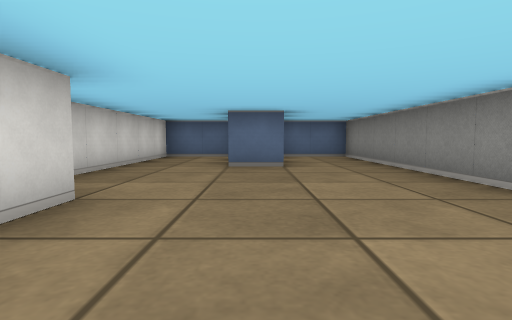
view 1 (above)

24 first-person views from a walk through a cub3D level. The camera is about half as high as the walls, tilts 4° down and sees 80° across. The floor is counted in squares. Each view is taken from the middle of a square. On the plan, view 1 faces up. The plan holds only what a view shows up to about 9 squares ahead; the rest is blank.

view 2
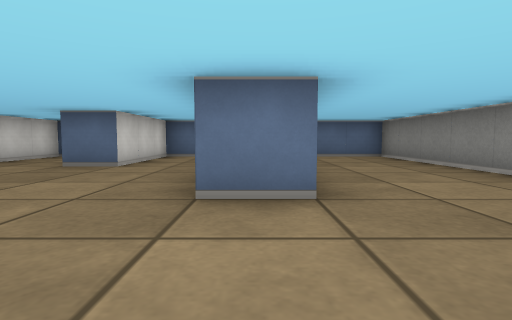

view 3
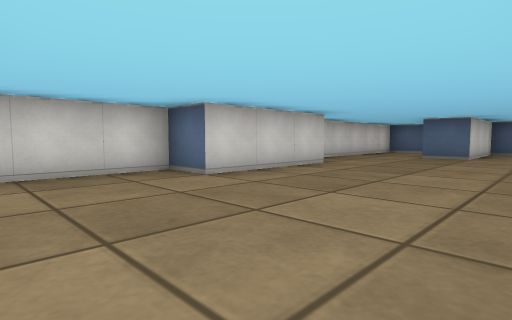

view 4
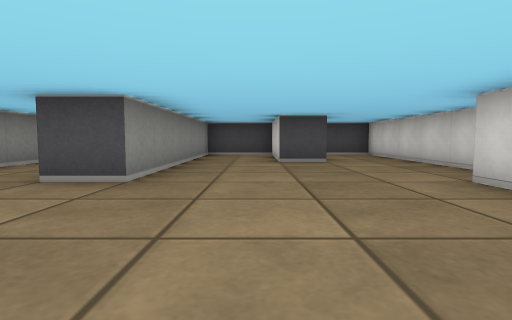

view 5
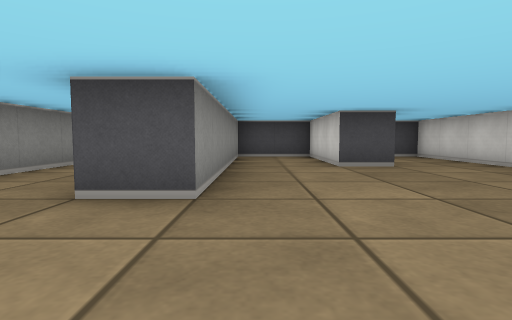

view 6
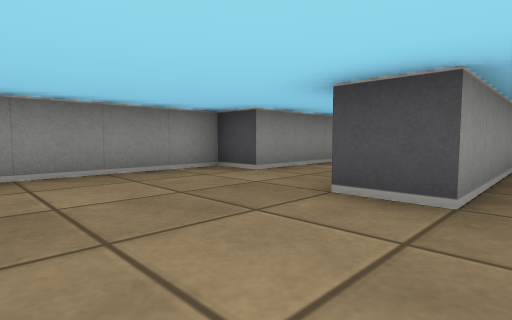

view 7
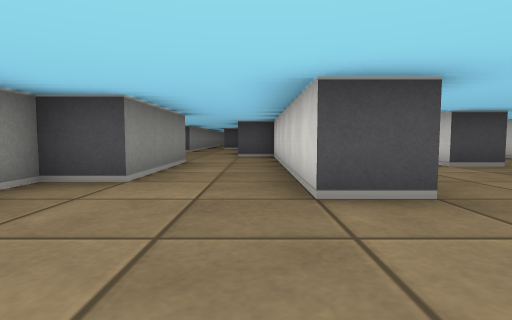

view 8
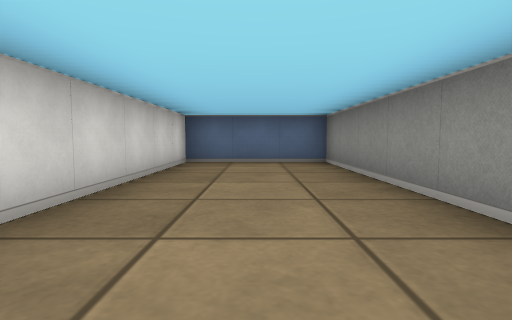

view 9
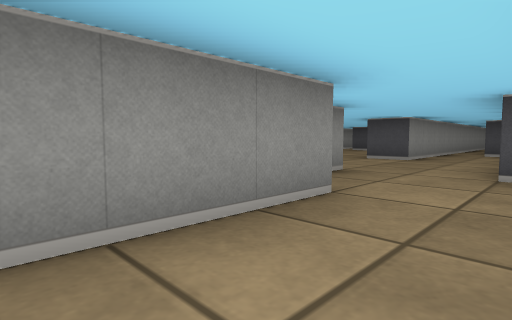

view 10
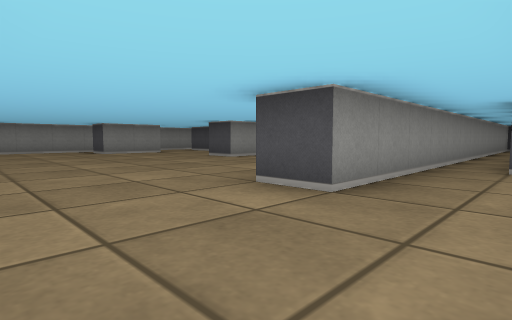

view 11
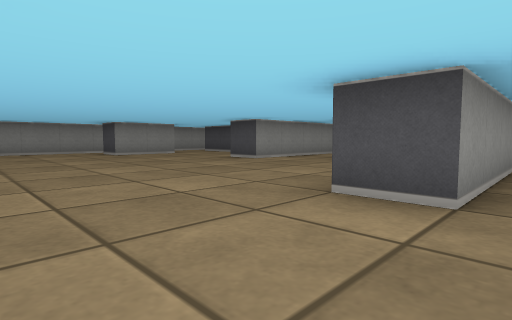

view 12
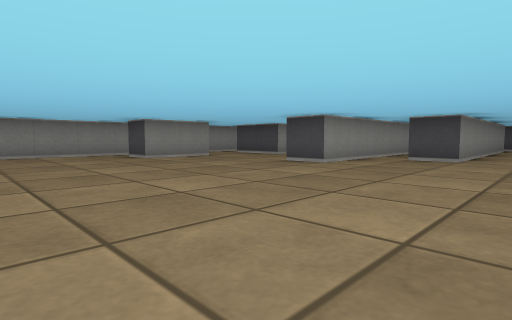

view 13
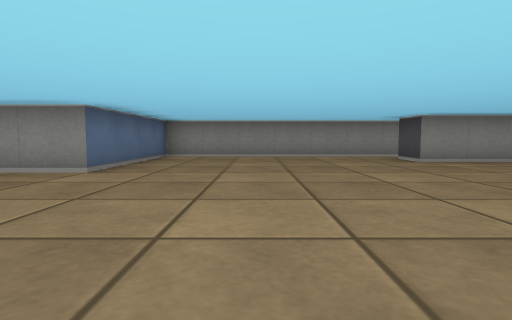

view 14
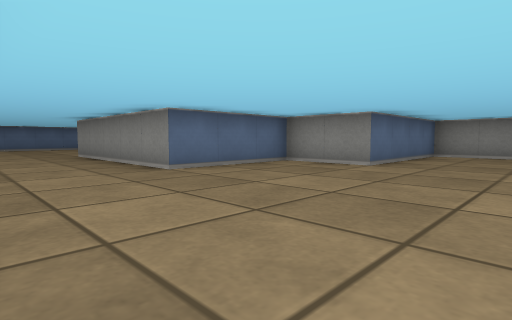

view 15
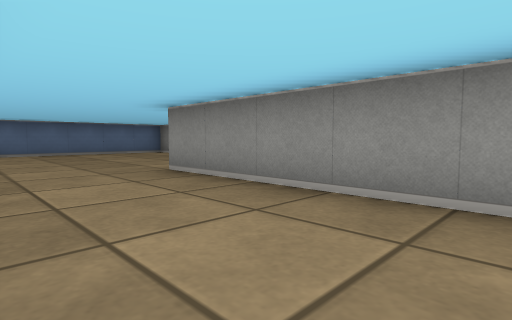

view 16
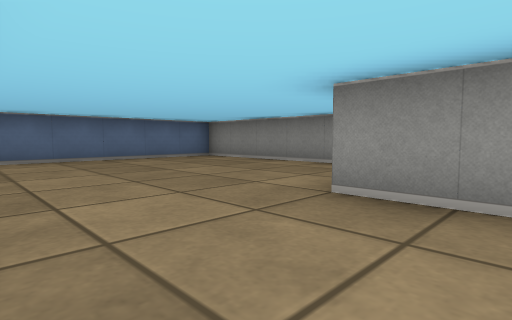

view 17
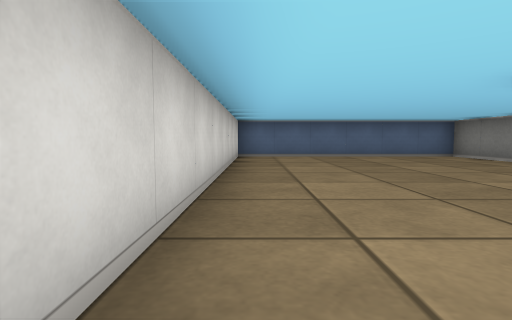

view 18
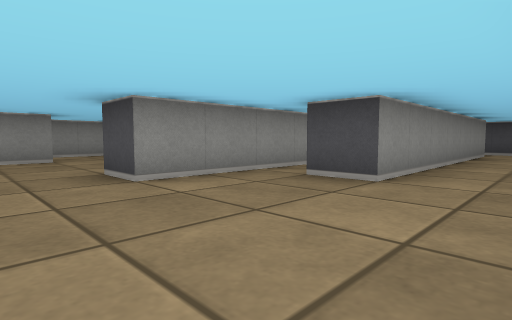

view 19
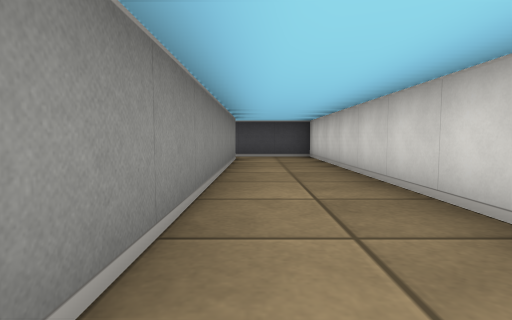

view 20
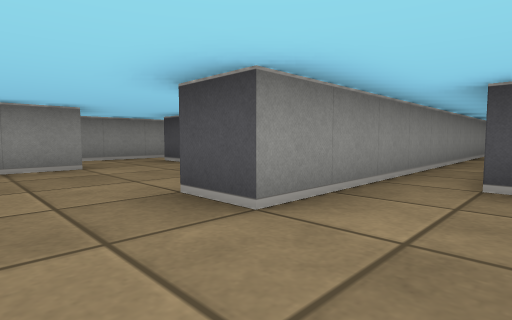

view 21
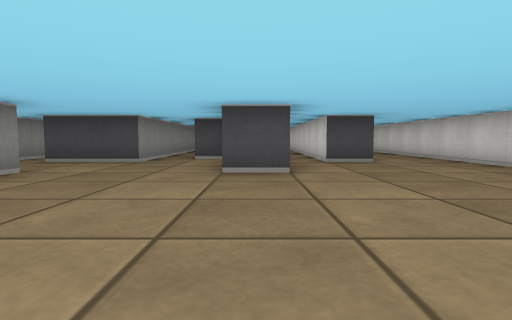

view 22
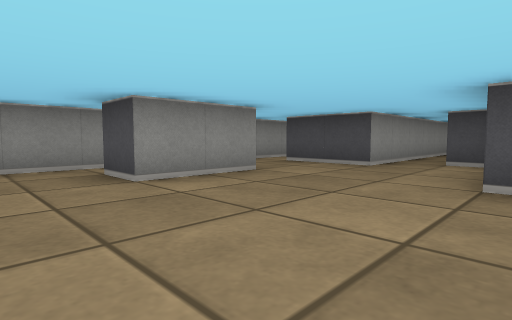

view 23
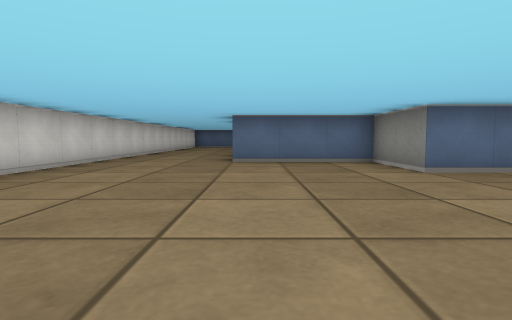

view 24
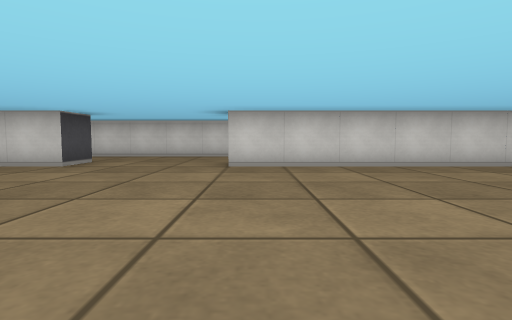

### Floor plan
Points are (right, up) in squares from view 1. A wall is a line through its corners. A room is listed if a view was taken in it or the views show most of it. See-through windows are left out.
Room 1 (views 1, 2, 3, 4, 5, 6, 7, 8, 9)
walls: (2.5, 2.9) (2.5, 8.5) (0.5, 8.5) (0.5, 5.5) (-0.5, 5.5); (3.6, 2.5) (2.5, 2.5); (-1.5, 2.5) (-1.5, -0.5) (-2.5, -0.5) (-2.5, -6.5) (-1.8, -6.5); (-0.6, -3.5) (0.5, -3.5) (0.5, -6.5) (2.5, -6.5) (2.5, -0.5) (3.5, -0.5) (3.5, -6.5) (4.5, -6.5); (6.5, 3.8) (6.5, 8.5) (3.5, 8.5) (3.5, 3.8); (5.5, -4.6) (5.5, -1.5) (6.5, -1.5) (6.5, 1.6); (-0.8, 8.5) (-2.5, 8.5) (-2.5, 4); (6.5, -6.6) (6.5, -6.1)
ways out: opening at (5.5, -6) to room 2
Room 2 (views 10, 11, 12, 13, 14, 15, 16, 17, 18, 19, 20, 21, 22, 23, 24)
walls: (4.5, -6.8) (4.5, -10.6); (6.5, -12.5) (6.5, -9.5) (7.5, -9.5) (7.5, -10.6); (7.5, -13.2) (7.5, -22.5) (9.6, -22.5); (15.5, -12.6) (15.5, -10.5) (16.5, -10.5); (17.5, -11) (17.5, -4.5) (13.5, -4.5) (13.5, -2.5) (10.5, -2.5) (10.5, 2.5); (12.8, -15.5) (13.5, -15.5); (14.5, -15.5) (14.5, -14.5) (16.5, -14.5); (13.5, 4.2) (13.5, 8.5) (7.5, 8.5) (7.5, -6.5); (11.5, -21.5) (11.5, -12.5) (12.5, -12.5); (9.5, -21.5) (9.5, -14.5) (10.5, -14.5) (10.5, -17)
ways out: opening at (5.5, -6) to room 1; opening at (6, -13); opening at (14, -15); opening at (16, -13.5); opening at (17, -11.5)

Positions as (right, up) in squares from view 1, and headings:
1: (0, 0), facing up
2: (3, 0), facing up
3: (2, -3), facing up-left
4: (1, 3), facing down
5: (2, 2), facing down
6: (2, 2), facing down-right
7: (4, 2), facing down
8: (5, 2), facing up
9: (4, -2), facing down-right
10: (5, -7), facing down-right
11: (6, -7), facing down-right
12: (8, -7), facing down-right
13: (9, -7), facing right
14: (8, -7), facing up-right
15: (8, -2), facing up-right
16: (8, 1), facing up-right
17: (8, 0), facing up
18: (8, -11), facing down-right
19: (9, -14), facing down
20: (10, -11), facing down-right
21: (12, -8), facing down
22: (12, -9), facing down-right
23: (11, -9), facing up
24: (13, -6), facing left
